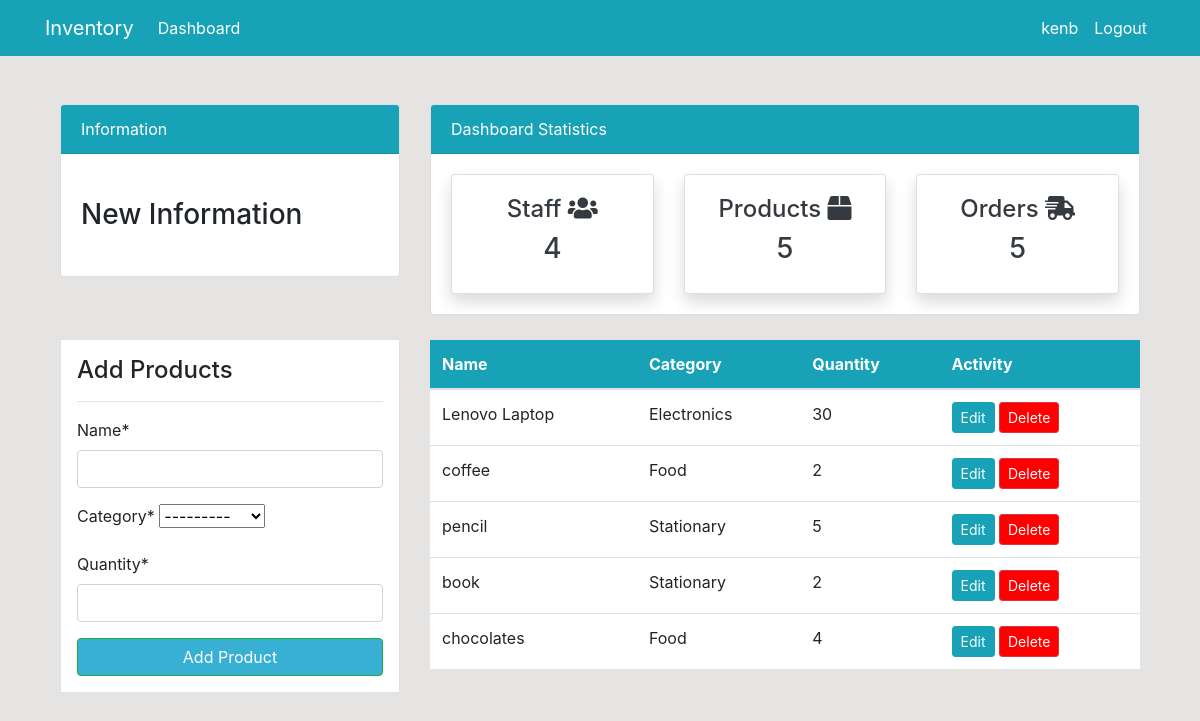
The app's page /product/ (signed in) with its own data.
### app/models.py (models this page shows, shortened)
class Product(models.Model):
    name = models.CharField(max_length=100, null=True)
    category = models.CharField(max_length=20, choices=CATEGORY, null=True)
    quantity = models.PositiveIntegerField(null=True)

### app/views.py (the view)
# urls.py: path('product/', views.product, name='app-product'),
@login_required(login_url='user-login')
def product(request):
    items = Product.objects.all()
    workers_count = User.objects.all().count()
    orders_count = Order.objects.all().count()
    product_count = items.count()
    if request.method == 'POST':
        form = ProductForm(request.POST)
        if form.is_valid():
            form.save()
            product_name = form.cleaned_data.get('name')
            messages.success(request, f'{product_name} has been added')
            return redirect('app-product')
    else:
        form = ProductForm()
    context = {
        'items':items,
        'product_count': product_count,
        'workers_count': workers_count,
        'orders_count': orders_count,
        'form':form
    }
    return render(request, 'app/product.html', context)

### app/forms.py
class ProductForm(forms.ModelForm):
    class Meta:
        model = Product
        fields = ['name','category','quantity']

### templates/app/product.html (shortened to what this page needs)
{% extends 'partials/base.html' %}
{% block content %}
{% include 'partials/topside.html' %}
{% load crispy_forms_tags %}
<div class="container">
    <div class="row my-4">
        <div class="col-md-4">
            <div class="border bg-white p-3">
                <h4>Add Products</h4>
                <hr>
                <form method="POST">
                    {{form|crispy}}
                    <input class="btn btn-success btn-block" style="background-color: rgba(17,161,204,0.84)" type="submit" value="Add Product">
                </form>
            </div>
        </div>
        <div class="col-md-8">
            <table class="table bg-white">
                <thead class="bg-info">
                    <tr class="text-white">
                        <th scope="col">Name</th>
                        <th scope="col">Category</th>
                        <th scope="col">Quantity</th>
                        <th scope="col">Activity</th>
                    </tr>
                </thead>
                <tbody>
                    {% for item in items %}
                    <tr>
                        <td>{{item.name}}</td>
                        <td>{{item.category}}</td>
                        <td>{{item.quantity}}</td>
                        <td>
                            <a class="btn btn-info btn-sm" href="{% url 'app-product-update' item.id %}">Edit</a>
                            <a class="btn btn-danger btn-sm" style="background-color: red" href="{% url 'app-product-delete' item.id %}">Delete</a>
                        </td>
                   </tr>
                   {% endfor %}
                </tbody>
            </table>
        </div>
    </div>
</div>
{% endblock %}

### templates/partials/nav.html (shortened to what this page needs)
<nav class="navbar navbar-expand-lg navbar-info bg-info">
    {% if user.is_authenticated %}
    <div class="container">
        <a class="navbar-brand text-white" href="app/index.html">Inventory</a>
        <div class="collapse navbar-collapse" id="navbarSupportedContent">
            <ul class="navbar-nav mr-auto">
                <li class="nav-item active">
                    <a class="nav-link text-white" href="{% url 'app-index' %}">Dashboard </a>
                </li>
            </ul>
            <ul class="navbar-nav ml-auto">
                <li class="nav-item active">
                    <a class="nav-link text-white" href="{% url 'user-profile' %}">{{user.username}} </a>
                </li>
                <li class="nav-item">
                    <a class="nav-link text-white" href="#" onclick="event.preventDefault(); document.getElementById('logout-form').submit();">Logout</a>
                </li>
            </ul>
    {% endif %}
</nav>

### static/style.css (style rules this page uses)
body { background-color: rgb(230, 227, 227); }

### records on screen
Product: name "Lenovo Laptop", category "Electronics", quantity "30"
Product: name "coffee", category "Food", quantity "2"
Product: name "pencil", category "Stationary", quantity "5"
Product: name "book", category "Stationary", quantity "2"
Product: name "chocolates", category "Food", quantity "4"

### other values on screen
{{ user.username }} "kenb"
{{ workers_count }} "4"
{{ product_count }} "5"
{{ orders_count }} "5"
